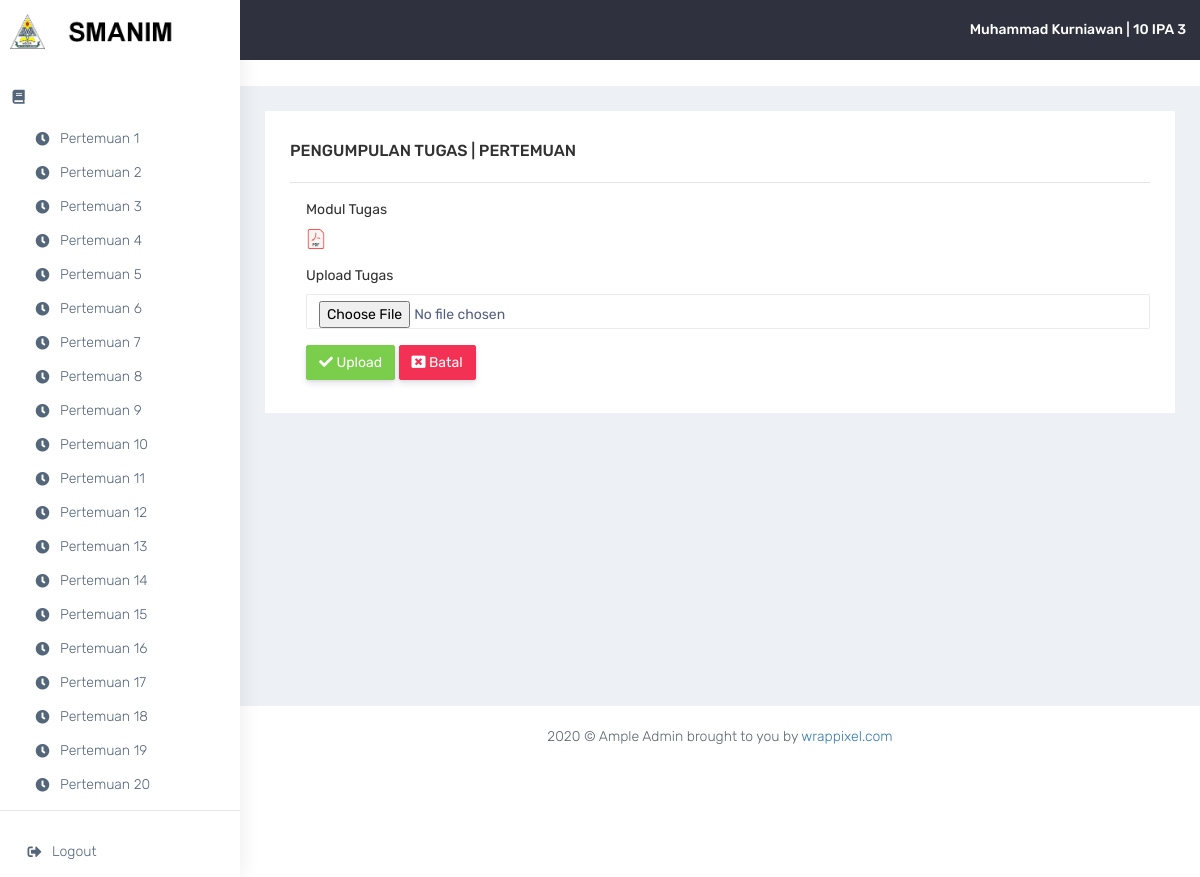
/pengumpulan-tugas.php (signed in), run on the app's committed database.
### tables this page shows
CREATE TABLE `tbl_user` (
  `id_user` int(11) NOT NULL,
  `id_kelas` int(11) DEFAULT NULL,
  `nama` varchar(100) NOT NULL,
  `jenkel` enum('L','P') NOT NULL,
  `tgl_lahir` date NOT NULL,
  `telp` varchar(13) NOT NULL,
  `username` varchar(100) NOT NULL,
  `password` varchar(100) NOT NULL,
  `akses` enum('usr','gur','adm') NOT NULL
);

CREATE TABLE `tbl_kelas` (
  `id_kelas` int(11) NOT NULL,
  `tingkat` char(2) NOT NULL,
  `jurusan` enum('ipa','ips') NOT NULL,
  `kelas` char(2) NOT NULL
);

### session.php (called while the page is built, shortened)
<?php
  if(isset($_SESSION['akses'])){
    $idu = $_SESSION['id'];
    $namau = $_SESSION['nama'];
  }else{
    header('location:login.php?stat=session_timeout');
    exit();
  }
?>

### navbar-mapel.php (the view, shortened to what this page needs)
<!DOCTYPE html>
<html dir="ltr" lang="en">
<?php
require_once('session.php'); ?>
<head>
    <link href="asset/admin/plugins/bower_components/chartist/dist/chartist.min.css" rel="stylesheet">
    <link rel="stylesheet" href="asset/admin/plugins/bower_components/chartist-plugin-tooltips/dist/chartist-plugin-tooltip.css">
    <link href="asset/admin/css/style.min.css" rel="stylesheet">
</head>
<body>
    <div id="main-wrapper" data-layout="vertical" data-navbarbg="skin5" data-sidebartype="full"
        data-sidebar-position="absolute" data-header-position="absolute" data-boxed-layout="full">
        <header class="topbar" data-navbarbg="skin5">
            <nav class="navbar top-navbar navbar-expand-md navbar-dark">
                <div class="navbar-header" data-logobg="skin6">
                    <a class="navbar-brand" href="index.php">
                        <b class="logo-icon">
                            <img src="asset/logo.png" alt="homepage" width="35px" height="35px" />
                        </b>
                        <span class="logo-text">
                            <img src="asset/logo-text.png" alt="homepage" class="pt-2" width="75%" height="45%" />
                        </span>
                    </a>
                </div>
                <div class="navbar-collapse collapse" id="navbarSupportedContent" data-navbarbg="skin5">
                    <ul class="navbar-nav ml-auto d-flex align-items-center">
                        <li>
                            <?php $sql = mysqli_query($con, "SELECT * FROM tbl_user a INNER JOIN tbl_kelas b ON b.id_kelas = a.id_kelas WHERE a.id_user = $idu");
                            $data = mysqli_fetch_array($sql); ?>
                            <a class="profile-pic" href="#"><span class="text-white font-medium"><?php echo $namau." | ".$data['tingkat']." ".strtoupper($data['jurusan'])." ".$data['kelas'] ?></span></a>
                        </li>
                    </ul>
                </div>
            </nav>
        </header>
        <aside class="left-sidebar" data-sidebarbg="skin6">
            <div class="scroll-sidebar">
                <nav class="sidebar-nav">
                    <ul id="sidebarnav">
                        <li class="sidebar-item py-2 mx-n3">
                            <a class="sidebar-link waves-effect waves-dark sidebar-link" href="topik.php?kode=<?= $kd; ?>" aria-expanded="false"><i class="fas fa-book fa-fw" aria-hidden="true">
                                </i><span class="hide-menu"><?php echo $data['mapel'] ?></span>
                            </a>
                        </li>
                        <?php for($i=1;$i<=20;$i++) { ?>
                        <li class="sidebar-item py-n10 my-n3 mx-2">
                            <a class="sidebar-link waves-effect waves-dark sidebar-link" href="topik.php?kode=<?= $data['id_user']; ?>#section<?= $i ?>" aria-expanded="false">
                                <i class="fas fa-clock fa-fw" aria-hidden="true"></i><span class="hide-menu">Pertemuan <?= $i ?></span>
                            </a>
                        </li>
                        <?php } ?>
                        <hr>
                        <li class="sidebar-item">
                            <a class="sidebar-link waves-effect waves-dark sidebar-link"
                            href="logout.php" aria-expanded="false">
                            <i class="fas fa-sign-out-alt"
                                aria-hidden="true"></i><span class="hide-menu">Logout</span>
                            </a>
                        </li>
                    </ul>
                </nav>
            </div>
        </aside>
        <div class="page-wrapper">
            <div class="page-breadcrumb bg-white">
            </div>

### data on the page
tbl_user: id_kelas.tingkat "10", id_kelas.jurusan "IPA", id_kelas.kelas "3"

### other printed values
$namau "Muhammad Kurniawan"
